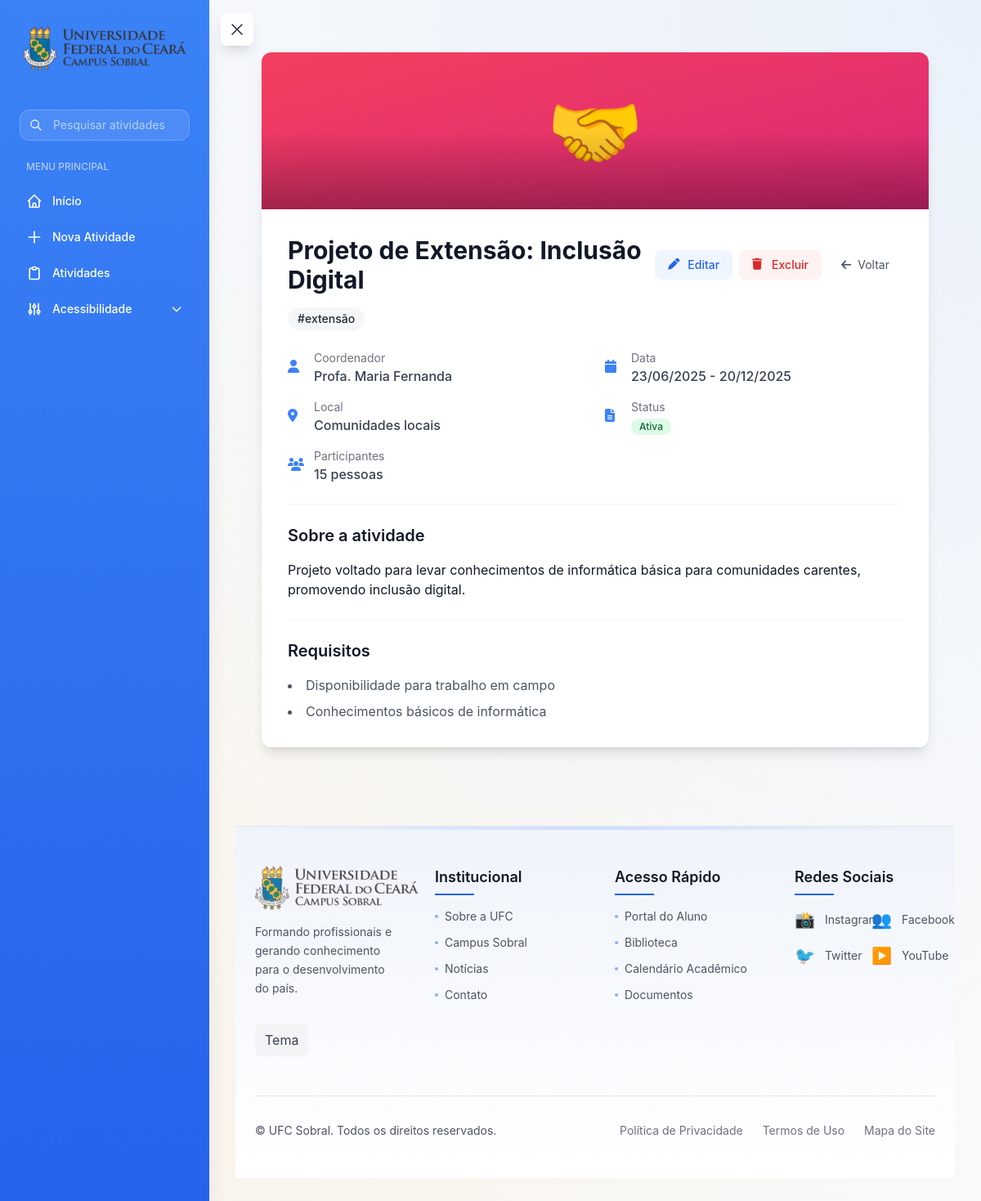
/atividades/4/, run on the app's committed database.
### activities/models.py (models this page shows, shortened)
class Activity(models.Model):
    class ActivityType(models.TextChoices):
        COURSE = 'COURSE', _('Curso')
        WORKSHOP = 'WORKSHOP', _('Workshop')
        SEMINAR = 'SEMINAR', _('Seminário')
        RESEARCH = 'RESEARCH', _('Pesquisa')
        EXTENSION = 'EXTENSION', _('Extensão')
        OTHER = 'OTHER', _('Outro')
    class ActivityStatus(models.TextChoices):
        PENDING = 'PENDING', _('Pendente')
        IN_PROGRESS = 'IN_PROGRESS', _('Em Andamento')
        COMPLETED = 'COMPLETED', _('Concluída')
        CANCELLED = 'CANCELLED', _('Cancelada')
        ACTIVE = 'ACTIVE', _('Ativa')
        UPCOMING = 'UPCOMING', _('Em Breve')
    ACTIVITY_TYPES = [
        ('COURSE', 'Curso'),
        ('WORKSHOP', 'Workshop'),
        ('SEMINAR', 'Seminário'),
        ('RESEARCH', 'Pesquisa'),
        ('EXTENSION', 'Extensão'),
        ('OTHER', 'Outro'),
    ]
    STATUS_CHOICES = [
        ('PENDING', 'Pendente'),
        ('IN_PROGRESS', 'Em Andamento'),
        ('COMPLETED', 'Concluída'),
        ('CANCELLED', 'Cancelada'),
        ('ACTIVE', 'Ativa'),
        ('UPCOMING', 'Em Breve'),
    ]
    title = models.CharField(
        max_length=200,
        validators=[MinLengthValidator(3)],
        verbose_name=_('Título'),
        help_text=_('Título da atividade (mínimo 3 caracteres)')
    )
    description = models.TextField(
        validators=[MinLengthValidator(10)],
        verbose_name=_('Descrição'),
        help_text=_('Descrição detalhada da atividade (mínimo 10 caracteres)')
    )
    type = models.CharField(
        max_length=20,
        choices=ActivityType.choices,
        default=ActivityType.COURSE,
        verbose_name=_('Tipo')
    )
    status = models.CharField(
        max_length=20,
        choices=ActivityStatus.choices,
        default=ActivityStatus.PENDING,
        verbose_name=_('Status')
    )
    start_date = models.DateField(verbose_name=_('Data de Início'))
    end_date = models.DateField(verbose_name=_('Data de Término'))
    time = models.TimeField(
        null=True,
        blank=True,
        verbose_name=_('Horário')
    )
    location = models.CharField(
        max_length=200,
        verbose_name=_('Local'),
        help_text=_('Ex: Laboratório de Informática 1')
    )
    coordinator = models.CharField(
        max_length=200,
        verbose_name=_('Coordenador'),
        help_text=_('Ex: Prof. João Silva')
    )
    participants = models.PositiveIntegerField(
        validators=[MinValueValidator(1)],
        verbose_name=_('Número de Participantes'),
        help_text=_('Mínimo 1 participante'),
        default=1
    )
    image = models.ImageField('Imagem', upload_to='activities/', blank=True, null=True)
    image_url = models.URLField(
        null=True,
        blank=True,
        verbose_name=_('URL da Imagem')
    )
    created_at = models.DateTimeField(
        auto_now_add=True,
        verbose_name=_('Criado em')
    )
    updated_at = models.DateTimeField(
        auto_now=True,
        verbose_name=_('Atualizado em')
    )
    class Meta:
        verbose_name = _('Atividade')
        verbose_name_plural = _('Atividades')
        ordering = ['-start_date']
    def get_gradient_class(self):
        gradients = {
            'COURSE': 'from-blue-500 to-indigo-600',
            'WORKSHOP': 'from-purple-500 to-violet-600',
            'SEMINAR': 'from-emerald-500 to-teal-600',
            'RESEARCH': 'from-amber-500 to-orange-600',
            'EXTENSION': 'from-rose-500 to-pink-600',
            'OTHER': 'from-gray-500 to-slate-600'
        }
        return gradients.get(self.type, 'from-gray-500 to-slate-600')
    def get_icon(self):
        icons = {
            'COURSE': '📚',
            'WORKSHOP': '🛠️',
            'SEMINAR': '🎯',
            'RESEARCH': '🔬',
            'EXTENSION': '🤝',
            'OTHER': '📌'
        }
        return icons.get(self.type, '📌')

class ActivityTag(models.Model):
    name = models.CharField('Nome', max_length=50, unique=True)
    activities = models.ManyToManyField(Activity, related_name='tags', blank=True)
    class Meta:
        verbose_name = 'Tag'
        verbose_name_plural = 'Tags'
        ordering = ['name']

class ActivityRequirement(models.Model):
    activity = models.ForeignKey(Activity, on_delete=models.CASCADE, related_name='requirements')
    requirement = models.CharField('Requisito', max_length=200)
    class Meta:
        verbose_name = 'Requisito'
        verbose_name_plural = 'Requisitos'

### activities/views.py (the view)
# urls.py: path('atividades/<int:pk>/', views.ActivityDetailView.as_view(), name='activity_detail'),
class ActivityDetailView(DetailView):
    model = Activity
    template_name = 'activities/detail.html'
    context_object_name = 'activity'

### templates/activities/detail.html (shortened to what this page needs)
{% extends 'base.html' %}
{% load static %}
{% block content %}
{% if activity %}
<div class="max-w-4xl mx-auto px-4 sm:px-6 lg:px-8 py-8">
    <div class="bg-white dark:bg-gray-800 rounded-xl shadow-lg overflow-hidden">
        <div class="bg-gradient-to-br {{ activity.get_gradient_class }} h-48 flex items-center justify-center relative">
            <span class="text-8xl">
                {{ activity.get_icon }}
            </span>
            <div class="absolute bottom-0 left-0 right-0 h-24 bg-gradient-to-t from-black/30 to-transparent"></div>
        </div>
        <div class="p-8">
            <div class="flex flex-col gap-6">
                <div class="space-y-4">
                    <div class="flex items-center justify-between">
                        <h1 class="text-3xl font-bold text-gray-900 dark:text-white">
                            {{ activity.title }}
                        </h1>
                        <div class="flex items-center gap-2">
                            <a href="{% url 'activity_update' activity.pk %}"
                               class="inline-flex items-center gap-2 px-4 py-2 text-sm font-medium text-blue-600 bg-blue-50 rounded-lg hover:bg-blue-100 dark:text-blue-400 dark:bg-blue-900/50 dark:hover:bg-blue-900 transition-colors">
                                <i class="fas fa-pen w-4 h-4"></i>
                                Editar
                            </a>
                            <a href="{% url 'activity_delete' activity.pk %}"
                               onclick="return confirm('Tem certeza que deseja excluir esta atividade?')"
                               class="inline-flex items-center gap-2 px-4 py-2 text-sm font-medium text-red-600 bg-red-50 rounded-lg hover:bg-red-100 dark:text-red-400 dark:bg-red-900/50 dark:hover:bg-red-900 transition-colors">
                                <i class="fas fa-trash w-4 h-4"></i>
                                Excluir
                            </a>
                            <a href="{% url 'activity_list' %}"
                               class="inline-flex items-center gap-2 px-4 py-2 text-sm text-gray-600 dark:text-gray-400 hover:text-gray-900 dark:hover:text-white transition-colors">
                                <i class="fas fa-arrow-left"></i>
                                Voltar
                            </a>
                        </div>
                    </div>
                    {% if activity.tags.all %}
                        <div class="flex flex-wrap gap-2">
                            {% for tag in activity.tags.all %}
                                <span class="inline-flex items-center px-3 py-1 rounded-full text-sm font-medium bg-gray-100/80 text-gray-800 dark:bg-gray-700/80 dark:text-gray-200 backdrop-blur-sm">
                                    #{{ tag.name }}
                                </span>
                            {% endfor %}
                        </div>
                    {% endif %}
                </div>
                <div class="grid grid-cols-1 md:grid-cols-2 gap-6">
                    <div class="space-y-4">
                        <div class="flex items-center gap-3 text-gray-700 dark:text-gray-300">
                            <i class="fas fa-user w-5 h-5 text-blue-500 dark:text-blue-400"></i>
                            <div>
                                <div class="text-sm text-gray-500 dark:text-gray-400">Coordenador</div>
                                <div class="font-medium">{{ activity.coordinator }}</div>
                            </div>
                        </div>
                        <div class="flex items-center gap-3 text-gray-700 dark:text-gray-300">
                            <i class="fas fa-map-marker-alt w-5 h-5 text-blue-500 dark:text-blue-400"></i>
                            <div>
                                <div class="text-sm text-gray-500 dark:text-gray-400">Local</div>
                                <div class="font-medium">{{ activity.location }}</div>
                            </div>
                        </div>
                        <div class="flex items-center gap-3 text-gray-700 dark:text-gray-300">
                            <i class="fas fa-users w-5 h-5 text-blue-500 dark:text-blue-400"></i>
                            <div>
                                <div class="text-sm text-gray-500 dark:text-gray-400">Participantes</div>
                                <div class="font-medium">{{ activity.participants }} pessoas</div>
                            </div>
                        </div>
                    </div>
                    <div class="space-y-4">
                        <div class="flex items-center gap-3 text-gray-700 dark:text-gray-300">
                            <i class="fas fa-calendar w-5 h-5 text-blue-500 dark:text-blue-400"></i>
                            <div>
                                <div class="text-sm text-gray-500 dark:text-gray-400">Data</div>
                                <div class="font-medium">
                                    {% if activity.start_date == activity.end_date %}
                                        {{ activity.start_date|date:"d/m/Y" }}
                                    {% else %}
                                        {{ activity.start_date|date:"d/m/Y" }} - {{ activity.end_date|date:"d/m/Y" }}
                                    {% endif %}
                                </div>
                            </div>
                        </div>
                        <div class="flex items-center gap-3 text-gray-700 dark:text-gray-300">
                            <i class="fas fa-file-alt w-5 h-5 text-blue-500 dark:text-blue-400"></i>
                            <div>
                                <div class="text-sm text-gray-500 dark:text-gray-400">Status</div>
                                <div class="font-medium">
                                    <span class="inline-flex items-center px-2.5 py-0.5 rounded-full text-xs font-medium {% if activity.status == 'ACTIVE' %}bg-green-100 text-green-800 dark:bg-green-900 dark:text-green-200{% elif activity.status == 'UPCOMING' %}bg-blue-100 text-blue-800 dark:bg-blue-900 dark:text-blue-200{% elif activity.status == 'COMPLETED' %}bg-gray-100 text-gray-800 dark:bg-gray-700 dark:text-gray-200{% elif activity.status == 'CANCELLED' %}bg-red-100 text-red-800 dark:bg-red-900 dark:text-red-200{% else %}bg-yellow-100 text-yellow-800 dark:bg-yellow-900 dark:text-yellow-200{% endif %}">
                                        {{ activity.get_status_display }}
                                    </span>
                                </div>
                            </div>
                        </div>
                    </div>
                </div>
                <div class="border-t border-gray-100 dark:border-gray-700 pt-6">
                    <h2 class="text-xl font-semibold text-gray-900 dark:text-white mb-4">
                        Sobre a atividade
                    </h2>
                    <div class="prose prose-gray dark:prose-invert max-w-none">
                        <p class="text-gray-600 dark:text-gray-400 leading-relaxed">
                            {{ activity.description|linebreaks }}
                        </p>
                    </div>
                </div>
                {% if activity.requirements.all %}
                    <div class="border-t border-gray-100 dark:border-gray-700 pt-6">
                        <h2 class="text-xl font-semibold text-gray-900 dark:text-white mb-4">
                            Requisitos
                        </h2>
                        <ul class="list-disc list-inside space-y-2 text-gray-600 dark:text-gray-400">
                            {% for requirement in activity.requirements.all %}
                                <li>{{ requirement.requirement }}</li>
                            {% endfor %}
                        </ul>
                    </div>
                {% endif %}
            </div>
        </div>
    </div>
</div>
{% endif %}
{% endblock %}

### static/css/globals.css (style rules this page uses)
:root { --primary-color: #3b82f6; --primary-color-dark: #2563eb; --primary-color-rgb: 59, 130, 246; --secondary-color: #f59e0b; --secondary-color-rgb: 245, 158, 11; --accent-color: #ec4899; --background-color: #f0f9ff; --card-background: #ffffff; --text-color: #1e293b; --shadow: 0 4px 16px rgba(0, 0, 0, 0.08); --shadow-sm: 0 2px 8px rgba(0, 0, 0, 0.06); --shadow-lg: 0 12px 24px rgba(0, 0, 0, 0.12); --shadow-xl: 0 20px 25px -5px rgba(0, 0, 0, 0.1), 0 10px 10px -5px rgba(0, 0, 0, 0.04); --transition: all 0.3s cubic-bezier(0.4, 0, 0.2, 1); --sidebar-width: 256px; --font-size-base: 16px; --font-size-normal: 16px; --font-size-large: 18px; --font-size-larger: 20px; --border-radius: 1rem; --border-radius-sm: 0.5rem; --border-radius-lg: 1.5rem; }
* { margin: 0; padding: 0; box-sizing: border-box; }
body { font-family: -apple-system, BlinkMacSystemFont, 'Segoe UI', Roboto, Oxygen, Ubuntu, sans-serif; font-size: var(--font-size-base); line-height: 1.7; background-color: var(--background-color); color: var(--text-color); min-height: 100vh; transition: var(--transition); background-image: radial-gradient(circle at top right, rgba(59, 130, 246, 0.08), transparent 70%), radial-gradient(circle at bottom left, rgba(245, 158, 11, 0.08), transparent 70%); }

### static/css/custom.css (style rules this page uses)
[data-font-size="normal"] { font-size: 16px; }
* { transition: all 0.3s ease; }
body { background-image: radial-gradient(circle at top right, rgba(59, 130, 246, 0.08), transparent 70%), radial-gradient(circle at bottom left, rgba(245, 158, 11, 0.08), transparent 70%); }

### data on the page
Activity: get_icon "🤝", title "Projeto de Extensão: Inclusão Digital", coordinator "Profa. Maria Fernanda", location "Comunidades locais", participants "15", start_date "23/06/2025", end_date "20/12/2025", status "Ativa", description "Projeto voltado para levar conhecimentos de informática básica para comunidades carentes, promovendo inclusão digital."
ActivityTag: name "extensão"
ActivityRequirement: requirement "Disponibilidade para trabalho em campo"
ActivityRequirement: requirement "Conhecimentos básicos de informática"
